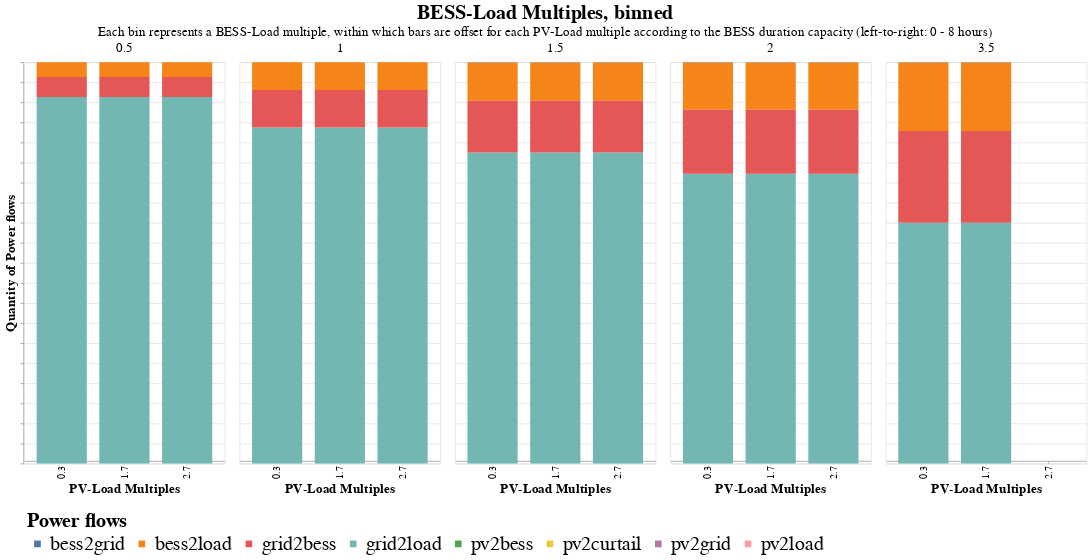

Here is the notebook cell this chart was saved with:
### Code cell
# Select only the columns of interest
columns_of_interest = ['PV_Load_M', 'BESS_Load_M', 'T_BESS', 'pv2load', 'pv2bess', 'pv2grid', 'bess2load', 'bess2grid', 'grid2load', 'grid2bess', 'pv2curtail']
subset_data = results_econ[columns_of_interest]

# Melt the DataFrame to long format
melted_data = subset_data.melt(id_vars=['PV_Load_M', 'BESS_Load_M', 'T_BESS'], var_name='source', value_name='value')

# Plot stacked bar chart
quant= alt.Chart(
    melted_data,
    title= alt.TitleParams(
        text= 'BESS-Load Multiples, binned',
        subtitle= 'Each bin represents a BESS-Load multiple, within which bars are offset for each PV-Load multiple according to the BESS duration capacity (left-to-right: 0 - 8 hours)',
        anchor= 'middle',
        fontSize= 30,
        subtitleFontSize= 20
    )
).mark_bar().encode(
    x=alt.X('PV_Load_M:O', title='PV-Load Multiples', axis=alt.Axis(offset= -5)),
    #x2=alt.X2('PV_Load_M:O', title='PV-Load Multiple'),# axis=alt.Axis(offset=-5)),
    #x=alt.X('T_BESS:N', title= 'BESS Duration', axis= alt.Axis(offset= -5)),
    xOffset= 'T_BESS:N',
    y=alt.Y('sum(value):Q', title='Quantity of Power flows', axis= alt.Axis(labels= False)).stack('normalize'),
    color=alt.Color('source:N', legend= alt.Legend(title= 'Power flows')),
    column= alt.Column('BESS_Load_M:N', title= '', header= alt.Header(labelFontSize= 20)),
    tooltip=['PV_Load_M', 'BESS_Load_M', 'T_BESS', 'source', 'value'],
    #size= alt.Size('T_BESS:Q').scale(domain= (-0.1, 2)),
    
).properties(
    width=300,
    height=600
).configure_axis(
    labelFontSize= 15,
    titleFontSize= 20,
).configure_legend(
    labelFontSize= 30,
    titleFontSize= 30,
    orient= 'bottom',
    padding= 5
)
# num= alt.Chart(melted_data).mark_bar().encode(
#     x=alt.X('PV_Load_M:O', title='PV-Load Multiple', axis=alt.Axis(offset=-5)),
#     y=alt.Y('sum(value):Q', title='Quantity'),
#     color='source:N',
#     column= alt.Column('BESS_Load_M:N', title= 'BESS-Load Multiple, binned'),
#     tooltip=['PV_Load_M', 'BESS_Load_M', 'source', 'value'],
#     size= alt.Size('T_BESS:N').scale(domain= (-0.1, 2))
# ).properties(
#     width=300,
#     height=600
# )

quant

### Figure 1 — Vega-Lite specification as saved in the notebook (floating-point values rounded to 4 significant figures)
{"config": {"view": {"continuousWidth": 300, "continuousHeight": 300}, "axis": {"labelFontSize": 15, "titleFontSize": 20}, "legend": {"labelFontSize": 30, "orient": "bottom", "padding": 5, "titleFontSize": 30}}, "data": {"name": "data-08fc3b7e1656b42ecbd39627b4fe12c6"}, "mark": {"type": "bar"}, "encoding": {"color": {"field": "source", "legend": {"title": "Power flows"}, "type": "nominal"}, "column": {"field": "BESS_Load_M", "header": {"labelFontSize": 20}, "title": "", "type": "nominal"}, "tooltip": [{"field": "PV_Load_M", "type": "quantitative"}, {"field": "BESS_Load_M", "type": "quantitative"}, {"field": "T_BESS", "type": "quantitative"}, {"field": "source", "type": "nominal"}, {"field": "value", "type": "quantitative"}], "x": {"axis": {"offset": -5}, "field": "PV_Load_M", "title": "PV-Load Multiples", "type": "ordinal"}, "xOffset": {"field": "T_BESS", "type": "nominal"}, "y": {"aggregate": "sum", "axis": {"labels": false}, "field": "value", "stack": "normalize", "title": "Quantity of Power flows", "type": "quantitative"}}, "height": 600, "title": {"text": "BESS-Load Multiples, binned", "anchor": "middle", "fontSize": 30, "subtitle": "Each bin represents a BESS-Load multiple, within which bars are offset for each PV-Load multiple according to the BESS duration capacity (left-to-right: 0 - 8 hours)", "subtitleFontSize": 20}, "width": 300, "$schema": "https://vega.github.io/schema/vega-lite/v5.20.1.json", "datasets": {"data-08fc3b7e1656b42ecbd39627b4fe12c6": [{"PV_Load_M": 0.3, "BESS_Load_M": 0.5, "T_BESS": 2.0, "source": "pv2load", "value": 0}, {"PV_Load_M": 0.3, "BESS_Load_M": 1.0, "T_BESS": 2.0, "source": "pv2load", "value": 0}, {"PV_Load_M": 0.3, "BESS_Load_M": 1.5, "T_BESS": 2.0, "source": "pv2load", "value": 0}, {"PV_Load_M": 0.3, "BESS_Load_M": 2.0, "T_BESS": 2.0, "source": "pv2load", "value": 0}, {"PV_Load_M": 0.3, "BESS_Load_M": 3.5, "T_BESS": 2.0, "source": "pv2load", "value": 0}, {"PV_Load_M": 1.7, "BESS_Load_M": 0.5, "T_BESS": 2.0, "source": "pv2load", "value": 0}, {"PV_Load_M": 1.7, "BESS_Load_M": 1.0, "T_BESS": 2.0, "source": "pv2load", "value": 0}, {"PV_Load_M": 1.7, "BESS_Load_M": 1.5, "T_BESS": 2.0, "source": "pv2load", "value": 0}, {"PV_Load_M": 1.7, "BESS_Load_M": 2.0, "T_BESS": 2.0, "source": "pv2load", "value": 0}, {"PV_Load_M": 1.7, "BESS_Load_M": 3.5, "T_BESS": 2.0, "source": "pv2load", "value": 0}, {"PV_Load_M": 2.7, "BESS_Load_M": 0.5, "T_BESS": 2.0, "source": "pv2load", "value": 284}, {"PV_Load_M": 2.7, "BESS_Load_M": 1.0, "T_BESS": 2.0, "source": "pv2load", "value": 284}, {"PV_Load_M": 2.7, "BESS_Load_M": 1.5, "T_BESS": 2.0, "source": "pv2load", "value": 286}, {"PV_Load_M": 2.7, "BESS_Load_M": 2.0, "T_BESS": 2.0, "source": "pv2load", "value": 286}, {"PV_Load_M": 0.3, "BESS_Load_M": 0.5, "T_BESS": 2.0, "source": "pv2bess", "value": 0}, {"PV_Load_M": 0.3, "BESS_Load_M": 1.0, "T_BESS": 2.0, "source": "pv2bess", "value": 0}, {"PV_Load_M": 0.3, "BESS_Load_M": 1.5, "T_BESS": 2.0, "source": "pv2bess", "value": 0}, {"PV_Load_M": 0.3, "BESS_Load_M": 2.0, "T_BESS": 2.0, "source": "pv2bess", "value": 0}, {"PV_Load_M": 0.3, "BESS_Load_M": 3.5, "T_BESS": 2.0, "source": "pv2bess", "value": 0}, {"PV_Load_M": 1.7, "BESS_Load_M": 0.5, "T_BESS": 2.0, "source": "pv2bess", "value": 0}, {"PV_Load_M": 1.7, "BESS_Load_M": 1.0, "T_BESS": 2.0, "source": "pv2bess", "value": 0}, {"PV_Load_M": 1.7, "BESS_Load_M": 1.5, "T_BESS": 2.0, "source": "pv2bess", "value": 0}, {"PV_Load_M": 1.7, "BESS_Load_M": 2.0, "T_BESS": 2.0, "source": "pv2bess", "value": 0}, {"PV_Load_M": 1.7, "BESS_Load_M": 3.5, "T_BESS": 2.0, "source": "pv2bess", "value": 0}, {"PV_Load_M": 2.7, "BESS_Load_M": 0.5, "T_BESS": 2.0, "source": "pv2bess", "value": 8}, {"PV_Load_M": 2.7, "BESS_Load_M": 1.0, "T_BESS": 2.0, "source": "pv2bess", "value": 8}, {"PV_Load_M": 2.7, "BESS_Load_M": 1.5, "T_BESS": 2.0, "source": "pv2bess", "value": 6}, {"PV_Load_M": 2.7, "BESS_Load_M": 2.0, "T_BESS": 2.0, "source": "pv2bess", "value": 6}, {"PV_Load_M": 0.3, "BESS_Load_M": 0.5, "T_BESS": 2.0, "source": "pv2grid", "value": 0}, {"PV_Load_M": 0.3, "BESS_Load_M": 1.0, "T_BESS": 2.0, "source": "pv2grid", "value": 0}, {"PV_Load_M": 0.3, "BESS_Load_M": 1.5, "T_BESS": 2.0, "source": "pv2grid", "value": 0}, {"PV_Load_M": 0.3, "BESS_Load_M": 2.0, "T_BESS": 2.0, "source": "pv2grid", "value": 0}, {"PV_Load_M": 0.3, "BESS_Load_M": 3.5, "T_BESS": 2.0, "source": "pv2grid", "value": 0}, {"PV_Load_M": 1.7, "BESS_Load_M": 0.5, "T_BESS": 2.0, "source": "pv2grid", "value": 0}, {"PV_Load_M": 1.7, "BESS_Load_M": 1.0, "T_BESS": 2.0, "source": "pv2grid", "value": 0}, {"PV_Load_M": 1.7, "BESS_Load_M": 1.5, "T_BESS": 2.0, "source": "pv2grid", "value": 0}, {"PV_Load_M": 1.7, "BESS_Load_M": 2.0, "T_BESS": 2.0, "source": "pv2grid", "value": 0}, {"PV_Load_M": 1.7, "BESS_Load_M": 3.5, "T_BESS": 2.0, "source": "pv2grid", "value": 0}, {"PV_Load_M": 2.7, "BESS_Load_M": 0.5, "T_BESS": 2.0, "source": "pv2grid", "value": 0}, {"PV_Load_M": 2.7, "BESS_Load_M": 1.0, "T_BESS": 2.0, "source": "pv2grid", "value": 0}, {"PV_Load_M": 2.7, "BESS_Load_M": 1.5, "T_BESS": 2.0, "source": "pv2grid", "value": 0}, {"PV_Load_M": 2.7, "BESS_Load_M": 2.0, "T_BESS": 2.0, "source": "pv2grid", "value": 0}, {"PV_Load_M": 0.3, "BESS_Load_M": 0.5, "T_BESS": 2.0, "source": "bess2load", "value": 788846}, {"PV_Load_M": 0.3, "BESS_Load_M": 1.0, "T_BESS": 2.0, "source": "bess2load", "value": 1561591}, {"PV_Load_M": 0.3, "BESS_Load_M": 1.5, "T_BESS": 2.0, "source": "bess2load", "value": 2250295}, {"PV_Load_M": 0.3, "BESS_Load_M": 2.0, "T_BESS": 2.0, "source": "bess2load", "value": 2897139}, {"PV_Load_M": 0.3, "BESS_Load_M": 3.5, "T_BESS": 2.0, "source": "bess2load", "value": 4610117}, {"PV_Load_M": 1.7, "BESS_Load_M": 0.5, "T_BESS": 2.0, "source": "bess2load", "value": 788847}, {"PV_Load_M": 1.7, "BESS_Load_M": 1.0, "T_BESS": 2.0, "source": "bess2load", "value": 1561596}, {"PV_Load_M": 1.7, "BESS_Load_M": 1.5, "T_BESS": 2.0, "source": "bess2load", "value": 2250303}, {"PV_Load_M": 1.7, "BESS_Load_M": 2.0, "T_BESS": 2.0, "source": "bess2load", "value": 2897142}, {"PV_Load_M": 1.7, "BESS_Load_M": 3.5, "T_BESS": 2.0, "source": "bess2load", "value": 4610094}, {"PV_Load_M": 2.7, "BESS_Load_M": 0.5, "T_BESS": 2.0, "source": "bess2load", "value": 788849}, {"PV_Load_M": 2.7, "BESS_Load_M": 1.0, "T_BESS": 2.0, "source": "bess2load", "value": 1561590}, {"PV_Load_M": 2.7, "BESS_Load_M": 1.5, "T_BESS": 2.0, "source": "bess2load", "value": 2250290}, {"PV_Load_M": 2.7, "BESS_Load_M": 2.0, "T_BESS": 2.0, "source": "bess2load", "value": 2897132}, {"PV_Load_M": 0.3, "BESS_Load_M": 0.5, "T_BESS": 2.0, "source": "bess2grid", "value": 3658}, {"PV_Load_M": 0.3, "BESS_Load_M": 1.0, "T_BESS": 2.0, "source": "bess2grid", "value": 4318}, {"PV_Load_M": 0.3, "BESS_Load_M": 1.5, "T_BESS": 2.0, "source": "bess2grid", "value": 10711}, {"PV_Load_M": 0.3, "BESS_Load_M": 2.0, "T_BESS": 2.0, "source": "bess2grid", "value": 12699}, {"PV_Load_M": 0.3, "BESS_Load_M": 3.5, "T_BESS": 2.0, "source": "bess2grid", "value": 12699}, {"PV_Load_M": 1.7, "BESS_Load_M": 0.5, "T_BESS": 2.0, "source": "bess2grid", "value": 3658}, {"PV_Load_M": 1.7, "BESS_Load_M": 1.0, "T_BESS": 2.0, "source": "bess2grid", "value": 4318}, {"PV_Load_M": 1.7, "BESS_Load_M": 1.5, "T_BESS": 2.0, "source": "bess2grid", "value": 10711}, {"PV_Load_M": 1.7, "BESS_Load_M": 2.0, "T_BESS": 2.0, "source": "bess2grid", "value": 12699}, {"PV_Load_M": 1.7, "BESS_Load_M": 3.5, "T_BESS": 2.0, "source": "bess2grid", "value": 12699}, {"PV_Load_M": 2.7, "BESS_Load_M": 0.5, "T_BESS": 2.0, "source": "bess2grid", "value": 3658}, {"PV_Load_M": 2.7, "BESS_Load_M": 1.0, "T_BESS": 2.0, "source": "bess2grid", "value": 4318}, {"PV_Load_M": 2.7, "BESS_Load_M": 1.5, "T_BESS": 2.0, "source": "bess2grid", "value": 10711}, {"PV_Load_M": 2.7, "BESS_Load_M": 2.0, "T_BESS": 2.0, "source": "bess2grid", "value": 12699}, {"PV_Load_M": 0.3, "BESS_Load_M": 0.5, "T_BESS": 2.0, "source": "grid2load", "value": 19543688}, {"PV_Load_M": 0.3, "BESS_Load_M": 1.0, "T_BESS": 2.0, "source": "grid2load", "value": 18869057}, {"PV_Load_M": 0.3, "BESS_Load_M": 1.5, "T_BESS": 2.0, "source": "grid2load", "value": 18267784}, {"PV_Load_M": 0.3, "BESS_Load_M": 2.0, "T_BESS": 2.0, "source": "grid2load", "value": 17703127}, {"PV_Load_M": 0.3, "BESS_Load_M": 3.5, "T_BESS": 2.0, "source": "grid2load", "value": 16207738}, {"PV_Load_M": 1.7, "BESS_Load_M": 0.5, "T_BESS": 2.0, "source": "grid2load", "value": 19543340}, {"PV_Load_M": 1.7, "BESS_Load_M": 1.0, "T_BESS": 2.0, "source": "grid2load", "value": 18868694}, {"PV_Load_M": 1.7, "BESS_Load_M": 1.5, "T_BESS": 2.0, "source": "grid2load", "value": 18267417}, {"PV_Load_M": 1.7, "BESS_Load_M": 2.0, "T_BESS": 2.0, "source": "grid2load", "value": 17702748}, {"PV_Load_M": 1.7, "BESS_Load_M": 3.5, "T_BESS": 2.0, "source": "grid2load", "value": 16207361}, {"PV_Load_M": 2.7, "BESS_Load_M": 0.5, "T_BESS": 2.0, "source": "grid2load", "value": 19542959}, {"PV_Load_M": 2.7, "BESS_Load_M": 1.0, "T_BESS": 2.0, "source": "grid2load", "value": 18868321}, {"PV_Load_M": 2.7, "BESS_Load_M": 1.5, "T_BESS": 2.0, "source": "grid2load", "value": 18267032}, {"PV_Load_M": 2.7, "BESS_Load_M": 2.0, "T_BESS": 2.0, "source": "grid2load", "value": 17702367}, {"PV_Load_M": 0.3, "BESS_Load_M": 0.5, "T_BESS": 2.0, "source": "grid2bess", "value": 1066204}, {"PV_Load_M": 0.3, "BESS_Load_M": 1.0, "T_BESS": 2.0, "source": "grid2bess", "value": 2106533}, {"PV_Load_M": 0.3, "BESS_Load_M": 1.5, "T_BESS": 2.0, "source": "grid2bess", "value": 3038049}, {"PV_Load_M": 0.3, "BESS_Load_M": 2.0, "T_BESS": 2.0, "source": "grid2bess", "value": 3905005}, {"PV_Load_M": 0.3, "BESS_Load_M": 3.5, "T_BESS": 2.0, "source": "grid2bess", "value": 6181541}, {"PV_Load_M": 1.7, "BESS_Load_M": 0.5, "T_BESS": 2.0, "source": "grid2bess", "value": 1066194}, {"PV_Load_M": 1.7, "BESS_Load_M": 1.0, "T_BESS": 2.0, "source": "grid2bess", "value": 2106510}, {"PV_Load_M": 1.7, "BESS_Load_M": 1.5, "T_BESS": 2.0, "source": "grid2bess", "value": 3038020}, {"PV_Load_M": 1.7, "BESS_Load_M": 2.0, "T_BESS": 2.0, "source": "grid2bess", "value": 3904974}, {"PV_Load_M": 1.7, "BESS_Load_M": 3.5, "T_BESS": 2.0, "source": "grid2bess", "value": 6181470}, {"PV_Load_M": 2.7, "BESS_Load_M": 0.5, "T_BESS": 2.0, "source": "grid2bess", "value": 1066176}, {"PV_Load_M": 2.7, "BESS_Load_M": 1.0, "T_BESS": 2.0, "source": "grid2bess", "value": 2106490}, {"PV_Load_M": 2.7, "BESS_Load_M": 1.5, "T_BESS": 2.0, "source": "grid2bess", "value": 3038000}, {"PV_Load_M": 2.7, "BESS_Load_M": 2.0, "T_BESS": 2.0, "source": "grid2bess", "value": 3904943}, {"PV_Load_M": 0.3, "BESS_Load_M": 0.5, "T_BESS": 2.0, "source": "pv2curtail", "value": 0}, {"PV_Load_M": 0.3, "BESS_Load_M": 1.0, "T_BESS": 2.0, "source": "pv2curtail", "value": 0}, {"PV_Load_M": 0.3, "BESS_Load_M": 1.5, "T_BESS": 2.0, "source": "pv2curtail", "value": 0}, {"PV_Load_M": 0.3, "BESS_Load_M": 2.0, "T_BESS": 2.0, "source": "pv2curtail", "value": 0}, {"PV_Load_M": 0.3, "BESS_Load_M": 3.5, "T_BESS": 2.0, "source": "pv2curtail", "value": 0}, {"PV_Load_M": 1.7, "BESS_Load_M": 0.5, "T_BESS": 2.0, "source": "pv2curtail", "value": 0}, {"PV_Load_M": 1.7, "BESS_Load_M": 1.0, "T_BESS": 2.0, "source": "pv2curtail", "value": 0}, {"PV_Load_M": 1.7, "BESS_Load_M": 1.5, "T_BESS": 2.0, "source": "pv2curtail", "value": 0}, {"PV_Load_M": 1.7, "BESS_Load_M": 2.0, "T_BESS": 2.0, "source": "pv2curtail", "value": 0}, {"PV_Load_M": 1.7, "BESS_Load_M": 3.5, "T_BESS": 2.0, "source": "pv2curtail", "value": 0}, {"PV_Load_M": 2.7, "BESS_Load_M": 0.5, "T_BESS": 2.0, "source": "pv2curtail", "value": 0}, {"PV_Load_M": 2.7, "BESS_Load_M": 1.0, "T_BESS": 2.0, "source": "pv2curtail", "value": 0}, {"PV_Load_M": 2.7, "BESS_Load_M": 1.5, "T_BESS": 2.0, "source": "pv2curtail", "value": 0}, {"PV_Load_M": 2.7, "BESS_Load_M": 2.0, "T_BESS": 2.0, "source": "pv2curtail", "value": 0}]}}
